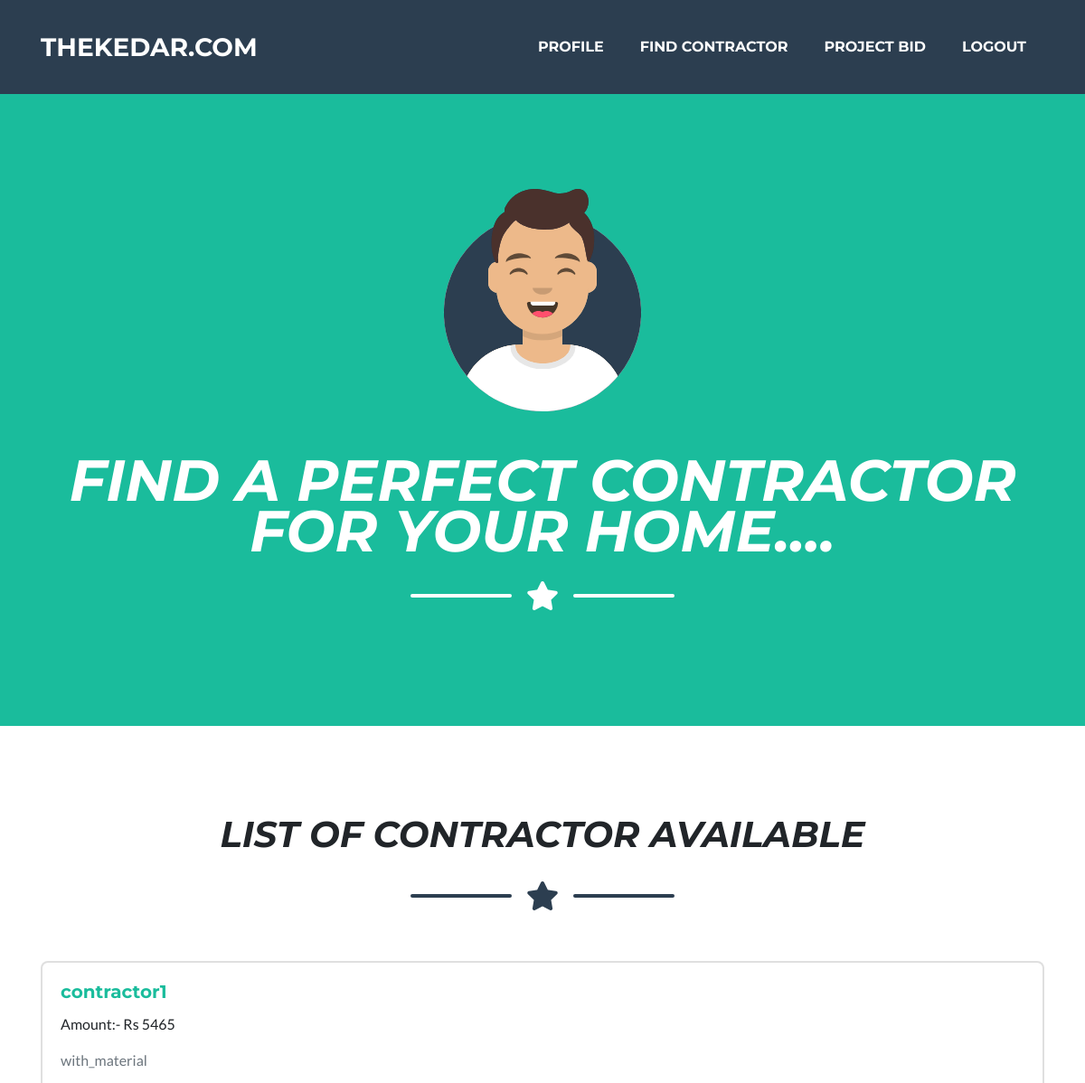
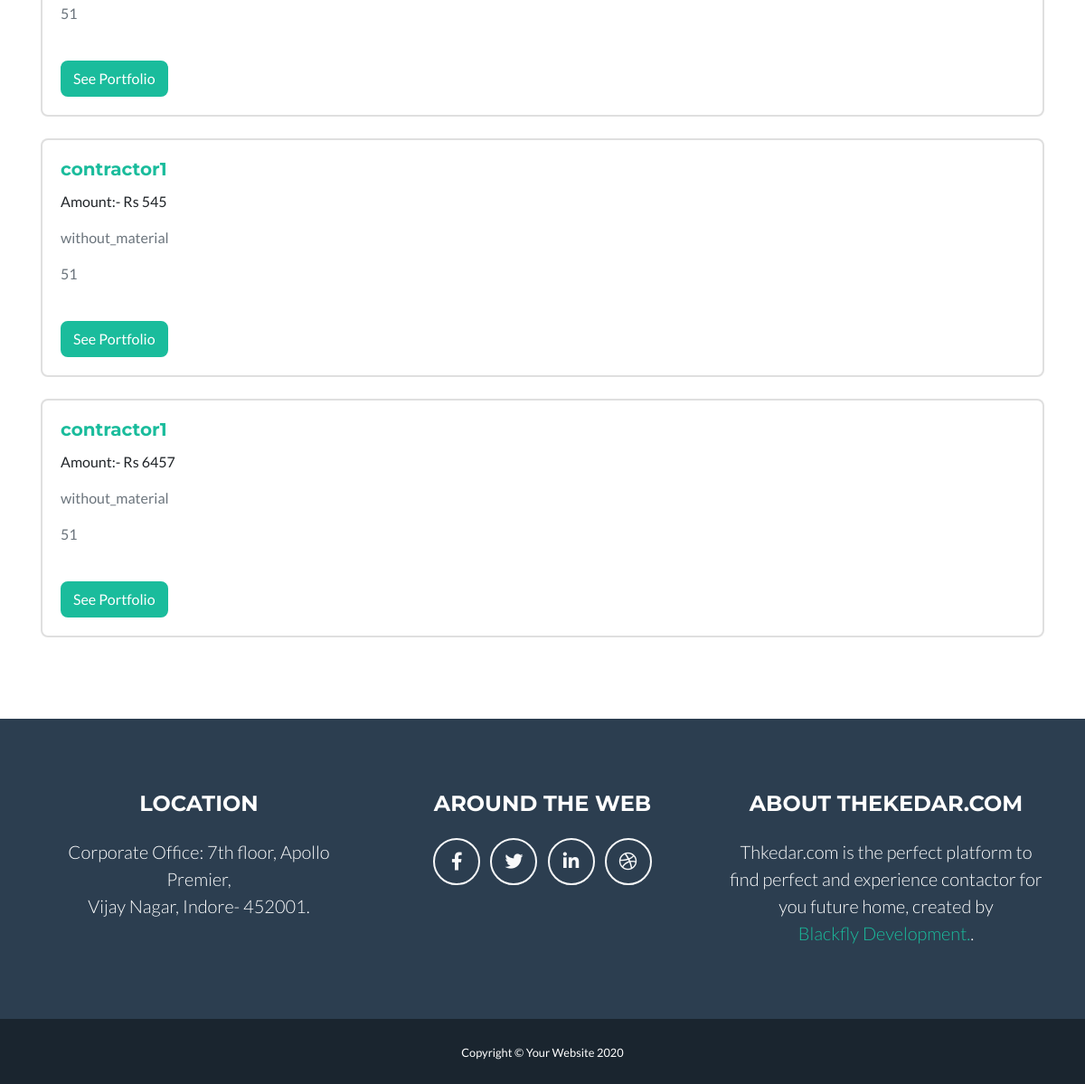
The page /bid_list (signed in) on the database its author committed (2 pictures, top to bottom).
### client/models.py (models this page shows, shortened)
class Bid(models.Model):
    from_contractor = models.ForeignKey(User, related_name='from_contractor', on_delete=models.CASCADE)
    from_contractor_pk = models.PositiveIntegerField(null=True)
    to_client = models.ForeignKey(User, related_name='to_client', on_delete=models.CASCADE,null=True)
    bid_created_at = models.DateTimeField(auto_now=True)
    amount = models.PositiveIntegerField(blank=True,null=True)
    material = models.CharField(max_length=50, choices=sorted(material_CHOICES), default='without_material')

### client/views.py (the view)
# urls.py: path('bid_list',views.BidList.as_view(),name='bid_list'),
class BidList(ListView,LoginRequiredMixin,):
    model = Bid
    template_name = 'client/bid_list.html'
    def get_queryset(self):
        return Bid.objects.filter().order_by('-bid_created_at')

### client/models.py (called while the page is built)
    def __str__(self):
        return  self.user.username

### client/templates/client/bid_list.html (shortened to what this page needs)
<!DOCTYPE html>
{% extends 'client/base.html' %}
{% load bootstrap4 %}
{% load static %}
{% block content %}
  <header class="masthead bg-primary text-white text-center">
    <div class="container d-flex align-items-center flex-column">
      <img class="masthead-avatar mb-5" src="{% static 'img/avataaars.svg' %} " alt="">
      <h2 class="masthead-heading text-uppercase mb-0"><i>Find A Perfect Contractor For Your Home....</i></h2>
      <div class="divider-custom divider-light">
        <div class="divider-custom-line"></div>
        <div class="divider-custom-icon">
          <i class="fas fa-star"></i>
        </div>
        <div class="divider-custom-line"></div>
      </div>
    </div>
  </header>
 <section class="page-section portfolio " >
    <div class="container d-flex align-items-center flex-column">
 <h1 class="masthead-heading text-uppercase mb-0"><i>List of Contractor Available</i></h1>
      <div class="divider-custom">
        <div class="divider-custom-line"></div>
        <div class="divider-custom-icon">
          <i class="fas fa-star"></i>
        </div>
        <div class="divider-custom-line"></div>
      </div>
 </div>
<div >
<div class="container">
      {% for request in bid_list %}
    {% ifequal  user.clientlogin|cut:" " request.to_client|cut:" " %}
<br>
    <div class="card">
    <div class="card-body">
    <h5 class="card-title"><a href="{% url 'client:user_contractor_profile_view' pk=request.from_contractor_pk %}">{{request.from_contractor}}</a></h5>
    <p class="card-text">Amount:- Rs {{request.amount}}</p>
      <p class="text-muted">{{request.material}}</p>
        <p class="text-muted">{{request.from_contractor_pk}}</p>
      <br>
    <a href="" class="btn btn-primary">See Portfolio</a>
  </div>
</div>
     {% endifequal %}
    {% endfor %}
</div>
</div>
 </section>
    <br>
{% endblock %}

### rows shown on the page
Bid: from_contractor "contractor1", amount "5465", material "with_material", from_contractor_pk "51"
Bid: from_contractor "contractor1", amount "545", material "without_material", from_contractor_pk "51"
Bid: from_contractor "contractor1", amount "6457", material "without_material", from_contractor_pk "51"
